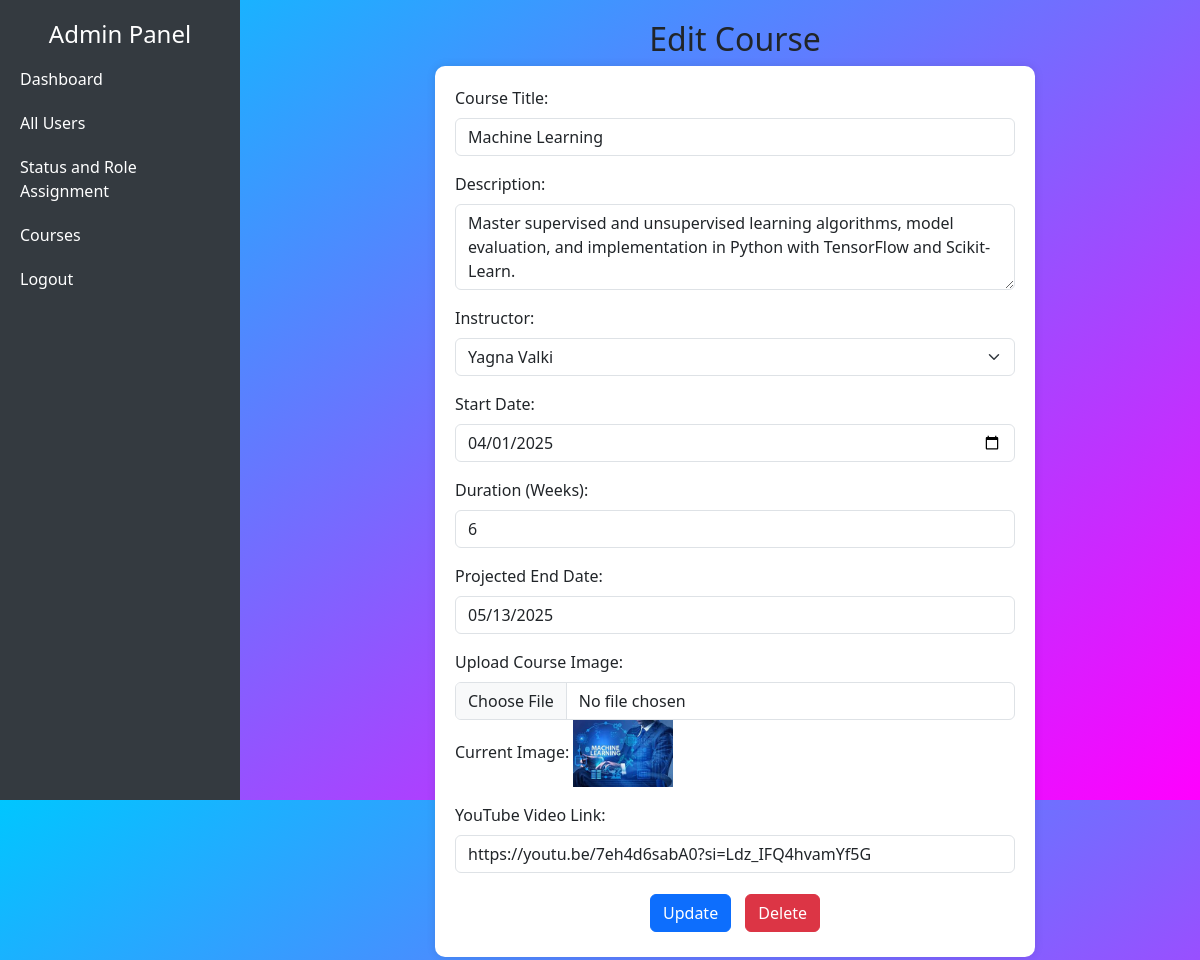
The app's page /edit_course/1 with its own data.
### tables this page shows
CREATE TABLE courses (
                  id INTEGER PRIMARY KEY AUTOINCREMENT,
                  title TEXT NOT NULL,
                  description TEXT,
                  duration INTEGER NOT NULL,
                  instructor_id INTEGER NOT NULL,
                  start_date TEXT NOT NULL,
                  end_date TEXT NOT NULL, image_path TEXT, video_path TEXT);

CREATE TABLE users (
    id INTEGER PRIMARY KEY,
    name TEXT,
    email TEXT UNIQUE,
    password TEXT,
    role TEXT DEFAULT 'user',  -- Default value set
    is_verified INTEGER DEFAULT 0,
    approval_status TEXT DEFAULT 'pending'
);

### app.py (the view)
@app.route('/edit_course/<int:course_id>')
def edit_course(course_id):
    conn = sqlite3.connect('upskill_vision.db')
    cur = conn.cursor()
    cur.execute("""
        SELECT id, title, description, duration, instructor_id, start_date, end_date, image_path, video_path
        FROM courses WHERE id = ?
    """, (course_id,))
    course = cur.fetchone()
    cur.execute("SELECT id, name FROM users WHERE LOWER(role) = 'instructor'")
    instructors = cur.fetchall()
    conn.close()
    if not course:
        flash("Course not found", "danger")
        return redirect(url_for('courses'))
    return render_template('edit_course.html', course=course, instructors=instructors)

### app.py (called while the page is built)
@app.before_request
def session_management():
    if 'user' in session:
        if 'last_activity' in session:
            elapsed_time = time.time() - session['last_activity']
            if elapsed_time > SESSION_TIMEOUT:
                session.clear()
                flash("Your session has expired due to inactivity. Please log in again.", "error")
                return redirect(url_for('login'))
        session['last_activity'] = time.time()

### templates/edit_course.html (shortened to what this page needs)
<!DOCTYPE html>
<html lang="en">
<head>
    <link href="https://cdn.jsdelivr.net/npm/bootstrap@5.3.0/dist/css/bootstrap.min.css" rel="stylesheet">
    <link rel="stylesheet" href="{{ url_for('static', filename='css/adminstyles.css') }}">
</head>
<body>
    <div class="sidebar">
        <h4 class="text-center text-white">Admin Panel</h4>
        <a href="{{ url_for('admin_dashboard') }}">Dashboard</a>
        <a href="{{ url_for('all_users') }}">All Users</a>
        <a href="{{ url_for('admin_users') }}">Status and Role Assignment</a>
        <a href="{{ url_for('courses') }}">Courses</a>
        <a href="{{ url_for('admin_logout') }}">Logout</a>
    </div>
    <div class="main-content">
        <div class="container">
            <h2 class="text-center">Edit Course</h2>
            <div class="form-container">
                <form id="editCourseForm" method="POST" action="{{ url_for('update_course') }}" enctype="multipart/form-data">
                    <div class="mb-3">
                        <label class="form-label">Course Title:</label>
                        <input type="text" name="course_title" class="form-control" value="{{ course[1] }}" required>
                    </div>
                    <div class="mb-3">
                        <label class="form-label">Description:</label>
                        <textarea name="description" class="form-control" rows="3" required>{{ course[2] }}</textarea>
                    </div>
                    <div class="mb-3">
                        <label class="form-label">Instructor:</label>
                        <select name="instructor_id" class="form-select" required>
                            {% for instructor in instructors %}
                                <option value="{{ instructor[0] }}" {% if instructor[0] == course[4] %}selected{% endif %}>
                                    {{ instructor[1] }}
                                </option>
                            {% endfor %}
                        </select>
                    </div>
                    <div class="mb-3">
                        <label class="form-label">Start Date:</label>
                        <input type="date" id="start_date" name="start_date" class="form-control" value="{{ course[5] }}" required>
                    </div>
                    <div class="mb-3">
                        <label class="form-label">Duration (Weeks):</label>
                        <input type="number" id="duration" name="duration" class="form-control" value="{{ course[3] }}" required>
                    </div>
                    <div class="mb-3">
                        <label class="form-label">Projected End Date:</label>
                        <input type="date" id="end_date" name="end_date" class="form-control" value="{{ course[6] }}" readonly>
                    </div>
                    <div class="mb-3">
                        <label class="form-label">Upload Course Image:</label>
                        <input type="file" name="course_image" class="form-control" accept="image/*">
                        {% if course[7] %}
                            <p>Current Image: <img src="{{ course[7] }}" width="100"></p>
                        {% endif %}
                    </div>
                    <div class="mb-3">
                        <label class="form-label">YouTube Video Link:</label>
                        <input type="text" name="video_path" class="form-control" value="{{ course[8] }}" placeholder="Enter YouTube video link">
                    </div>
                    <div class="text-center">
                        <button type="submit" class="btn btn-primary">Update</button>
                        <button type="button" class="btn btn-danger" onclick="deleteCourse({{ course[0] }})">Delete</button>
                    </div>
                </form>
            </div>
        </div>
    </div>
</body>
</html>

### static/css/adminstyles.css (style rules this page uses)
* { margin: 0; padding: 0; box-sizing: border-box; font-family: 'Segoe UI', 'Roboto', sans-serif; }
body { background-color: #6a3de8; background: linear-gradient(to bottom right, #00c6ff, #ff00ff); height: 100vh; }
.sidebar { width: 240px; height: 100vh; position: fixed; left: 0; top: 0; background: #343a40; color: white; padding-top: 20px; }
.sidebar a { display: block; color: white; padding: 10px 20px; text-decoration: none; }
.main-content { margin-left: 270px; padding: 20px; }
.form-container { max-width: 600px; margin: auto; background: white; padding: 20px; border-radius: 10px; box-shadow: 0px 0px 10px rgba(0, 0, 0, 0.1); }
.btn { margin: 5px; }

### records on screen
courses: course_title "Machine Learning", description "Master supervised and unsupervised learning algorithms, model evaluation, and implementation in Python with TensorFlow and Scikit-Learn.", instructor_id "Yagna Valki", start_date "04/01/2025", duration "6", end_date "05/13/2025", image_path (picture), video_path "https://youtu.be/7eh4d6sabA0?si=Ldz_IFQ4hvamYf5G"
